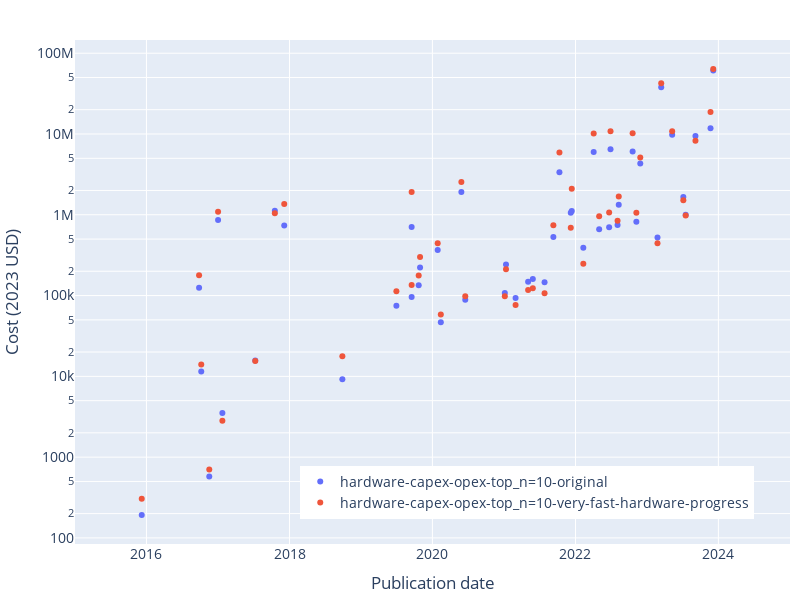

Notebook source saved alongside this figure:
### Code cell
fig = px.scatter(
    combined_cost_df,
    x='Publication date',
    y=col,
    color='Source',
    hover_data=['System'],
    log_y=True,
)
fig.update_traces(textposition='top center')

# legend
fig.update_layout(
    legend_title_text='',
    legend=dict(
        orientation='h',
        yanchor='bottom',
        y=0.05,
        xanchor='right',
        x=0.95,
    ),
)

# axis labels
fig.update_xaxes(title_text='Publication date')
fig.update_yaxes(title_text='Cost (2023 USD)')

# title
fig.update_layout(title_text='')

# update size
fig.update_layout(
    autosize=False,
    width=800,
    height=600,
    title_font=dict(
        size=16,
    )
)

# font size
fig.update_layout(
    font=dict(
        size=14,
    )
)

# axis limits
fig.update_xaxes(range=['2015-01-01', '2025-01-01'])

# margins
fig.update_layout(margin=dict(l=10, r=10, t=40, b=10))

save_plot(fig, results_dir, 'cost_scatter_comparison')

fig.show()

### Figure 1 — Plotly figure (JSON) as saved in the notebook; plotly's stock layout.template omitted (floating-point values rounded to 4 significant figures)
{"data": [{"customdata": [["Gemini Ultra"], ["Inflection-2"], ["Grok-1"], ["ChatGLM3"], ["Falcon-180B"], ["Llama 2-70B"], ["Claude 2"], ["xTrimoPGLM -100B"], ["PaLM 2"], ["GPT-4"], ["LLaMA-65B"], ["GPT-3.5 (text-davinci-003)"], ["BLOOM-176B"], ["U-PaLM (540B)"], ["BlenderBot 3"], ["GLM-130B"], ["Minerva (540B)"], ["Parti"], ["OPT-175B"], ["PaLM (540B)"], ["Chinchilla"], ["ST-MoE"], ["LaMDA"], ["AlphaCode"], ["ERNIE 3.0 Titan"], ["GLaM"], ["Gopher (280B)"], ["Yuan 1.0"], ["Megatron-Turing NLG 530B"], ["HyperCLOVA"], ["GOAT"], ["ByT5-XXL"], ["ProtT5-XXL"], ["Meta Pseudo Labels"], ["Switch"], ["DALL-E"], ["mT5-XXL"], ["iGPT-XL"], ["GPT-3 175B (davinci)"], ["Turing-NLG"], ["Meena"], ["OpenAI Five"], ["OpenAI Five Rerun"], ["AlphaStar"], ["T5-11B"], ["Megatron-BERT"], ["Megatron-LM (8.3B)"], ["RoBERTa Large"], ["XLNet"], ["GPT-2 (1.5B)"], ["BigGAN-deep 512x512"], ["FTW"], ["ResNeXt-101 32x48d"], ["AlphaZero"], ["AlphaGo Zero"], ["OpenAI TI7 DOTA 1v1"], ["JFT"], ["MoE"], ["Libratus"], ["AlphaGo Master"], ["PolyNet"], ["NASv3 (CIFAR-10)"], ["Xception"], ["GNMT"], ["AlphaGo Lee"], ["ResNet-152 (ImageNet)"], ["DeepSpeech2 (English)"]], "hovertemplate": "Source=hardware-capex-opex-top_n=10-original<br>Publication date=%{x}<br>Cost (inflation-adjusted)=%{y}<br>System=%{customdata[0]}<extra></extra>", "legendgroup": "hardware-capex-opex-top_n=10-original", "marker": {"color": "#636efa", "symbol": "circle"}, "mode": "markers", "name": "hardware-capex-opex-top_n=10-original", "orientation": "v", "showlegend": true, "textposition": "top center", "type": "scatter", "x": ["2023-12-06", "2023-11-22", "2023-11-04", "2023-10-27", "2023-09-06", "2023-07-18", "2023-07-11", "2023-07-06", "2023-05-10", "2023-03-15", "2023-02-24", "2022-11-28", "2022-11-08", "2022-10-20", "2022-08-10", "2022-08-04", "2022-06-29", "2022-06-22", "2022-05-02", "2022-04-04", "2022-03-29", "2022-02-17", "2022-02-10", "2022-02-02", "2021-12-23", "2021-12-13", "2021-12-08", "2021-10-12", "2021-10-11", "2021-09-10", "2021-07-27", "2021-05-28", "2021-05-04", "2021-03-01", "2021-01-11", "2021-01-05", "2020-10-20", "2020-06-17", "2020-05-28", "2020-02-13", "2020-01-28", "2019-12-13", "2019-12-13", "2019-10-30", "2019-10-23", "2019-09-17", "2019-09-17", "2019-07-01", "2019-06-01", "2019-02-14", "2018-09-28", "2018-07-03", "2018-05-02", "2017-12-05", "2017-10-18", "2017-08-11", "2017-07-10", "2017-01-23", "2017-01-01", "2017-01-01", "2016-11-17", "2016-11-05", "2016-10-07", "2016-09-26", "2016-01-27", "2015-12-10", "2015-12-08"], "xaxis": "x", "y": [61270000.0, 11740000.0, null, null, 9421000.0, 999500.0, null, 1656000.0, 9784000.0, 37800000.0, 524700.0, 4307000.0, 818400.0, 6061000.0, 1329000.0, 745800.0, 6481000.0, 700700.0, 663500.0, 6005000.0, null, null, 389800.0, null, null, 1112000.0, 1058000.0, null, 3353000.0, 531800.0, 146400.0, 160100.0, 148500.0, 93490.0, 243200.0, 107600.0, null, 88960.0, 1911000.0, 46790.0, 365600.0, null, null, 222900.0, 133800.0, 705400.0, 96150.0, 74910.0, null, null, 9241.0, null, null, 738700.0, 1121000.0, null, 15760.0, 3529.0, null, 864500.0, 576.3, null, 11500.0, 125200.0, null, null, 192.0], "yaxis": "y"}, {"customdata": [["Gemini Ultra"], ["Inflection-2"], ["Grok-1"], ["ChatGLM3"], ["Falcon-180B"], ["Llama 2-70B"], ["Claude 2"], ["xTrimoPGLM -100B"], ["PaLM 2"], ["GPT-4"], ["LLaMA-65B"], ["GPT-3.5 (text-davinci-003)"], ["BLOOM-176B"], ["U-PaLM (540B)"], ["BlenderBot 3"], ["GLM-130B"], ["Minerva (540B)"], ["Parti"], ["OPT-175B"], ["PaLM (540B)"], ["Chinchilla"], ["ST-MoE"], ["LaMDA"], ["AlphaCode"], ["ERNIE 3.0 Titan"], ["GLaM"], ["Gopher (280B)"], ["Yuan 1.0"], ["Megatron-Turing NLG 530B"], ["HyperCLOVA"], ["GOAT"], ["ByT5-XXL"], ["ProtT5-XXL"], ["Meta Pseudo Labels"], ["Switch"], ["DALL-E"], ["mT5-XXL"], ["iGPT-XL"], ["GPT-3 175B (davinci)"], ["Turing-NLG"], ["Meena"], ["OpenAI Five"], ["OpenAI Five Rerun"], ["AlphaStar"], ["T5-11B"], ["Megatron-BERT"], ["Megatron-LM (8.3B)"], ["RoBERTa Large"], ["XLNet"], ["GPT-2 (1.5B)"], ["BigGAN-deep 512x512"], ["FTW"], ["ResNeXt-101 32x48d"], ["AlphaZero"], ["AlphaGo Zero"], ["OpenAI TI7 DOTA 1v1"], ["JFT"], ["MoE"], ["Libratus"], ["AlphaGo Master"], ["PolyNet"], ["NASv3 (CIFAR-10)"], ["Xception"], ["GNMT"], ["AlphaGo Lee"], ["ResNet-152 (ImageNet)"], ["DeepSpeech2 (English)"]], "hovertemplate": "Source=hardware-capex-opex-top_n=10-very-fast-hardware-progress<br>Publication date=%{x}<br>Cost (inflation-adjusted)=%{y}<br>System=%{customdata[0]}<extra></extra>", "legendgroup": "hardware-capex-opex-top_n=10-very-fast-hardware-progress", "marker": {"color": "#EF553B", "symbol": "circle"}, "mode": "markers", "name": "hardware-capex-opex-top_n=10-very-fast-hardware-progress", "orientation": "v", "showlegend": true, "textposition": "top center", "type": "scatter", "x": ["2023-12-06", "2023-11-22", "2023-11-04", "2023-10-27", "2023-09-06", "2023-07-18", "2023-07-11", "2023-07-06", "2023-05-10", "2023-03-15", "2023-02-24", "2022-11-28", "2022-11-08", "2022-10-20", "2022-08-10", "2022-08-04", "2022-06-29", "2022-06-22", "2022-05-02", "2022-04-04", "2022-03-29", "2022-02-17", "2022-02-10", "2022-02-02", "2021-12-23", "2021-12-13", "2021-12-08", "2021-10-12", "2021-10-11", "2021-09-10", "2021-07-27", "2021-05-28", "2021-05-04", "2021-03-01", "2021-01-11", "2021-01-05", "2020-10-20", "2020-06-17", "2020-05-28", "2020-02-13", "2020-01-28", "2019-12-13", "2019-12-13", "2019-10-30", "2019-10-23", "2019-09-17", "2019-09-17", "2019-07-01", "2019-06-01", "2019-02-14", "2018-09-28", "2018-07-03", "2018-05-02", "2017-12-05", "2017-10-18", "2017-08-11", "2017-07-10", "2017-01-23", "2017-01-01", "2017-01-01", "2016-11-17", "2016-11-05", "2016-10-07", "2016-09-26", "2016-01-27", "2015-12-10", "2015-12-08"], "xaxis": "x", "y": [63850000.0, 18770000.0, null, null, 8273000.0, 982200.0, null, 1512000.0, 10850000.0, 42400000.0, 444500.0, 5104000.0, 1061000.0, 10200000.0, 1687000.0, 841000.0, 10840000.0, 1066000.0, 956300.0, 10120000.0, null, null, 247700.0, null, null, 2101000.0, 692500.0, null, 5922000.0, 742500.0, 107100.0, 123600.0, 117200.0, 76550.0, 211400.0, 98400.0, null, 98080.0, 2545000.0, 58240.0, 445000.0, null, null, 300400.0, 177500.0, 1920000.0, 135500.0, 113200.0, null, null, 17740.0, null, null, 1357000.0, 1042000.0, null, 15450.0, 2824.0, null, 1087000.0, 704.8, null, 14050.0, 178000.0, null, null, 305.2], "yaxis": "y"}], "layout": {"autosize": false, "font": {"size": 14}, "height": 600, "legend": {"orientation": "h", "title": {"text": ""}, "tracegroupgap": 0, "x": 0.95, "xanchor": "right", "y": 0.05, "yanchor": "bottom"}, "margin": {"b": 10, "l": 10, "r": 10, "t": 40}, "title": {"font": {"size": 16}, "text": ""}, "width": 800, "xaxis": {"anchor": "y", "domain": [0, 1], "range": ["2015-01-01", "2025-01-01"], "title": {"text": "Publication date"}}, "yaxis": {"anchor": "x", "domain": [0, 1], "title": {"text": "Cost (2023 USD)"}, "type": "log"}}}
